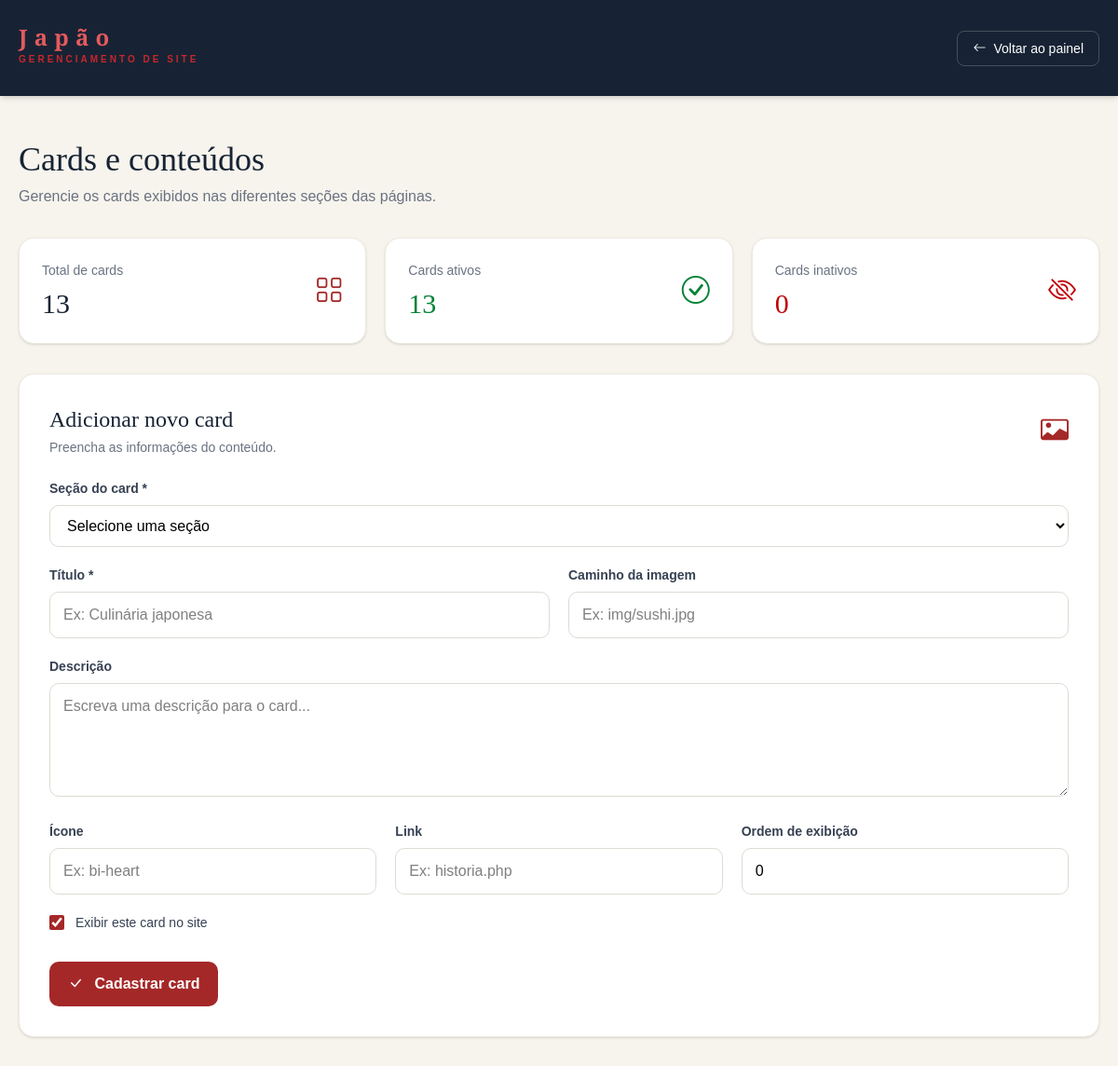
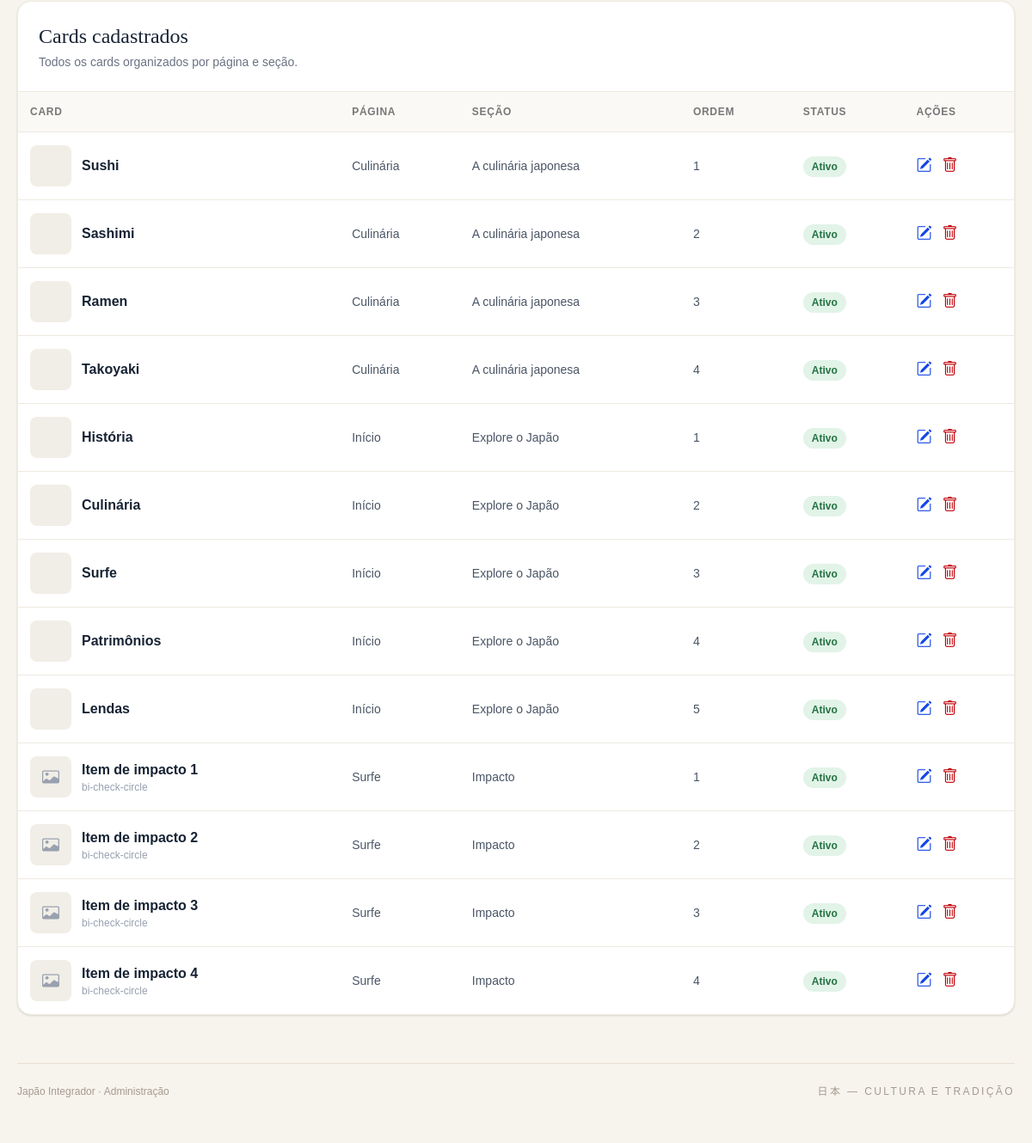
Screenshot of /assets/admin/cards.php (signed in) with the database file from the repository (2 pictures, top to bottom).
### tables this page shows
CREATE TABLE `cards` (
  `id` int(11) NOT NULL,
  `secao_id` int(11) NOT NULL,
  `titulo` varchar(120) NOT NULL,
  `descricao` text DEFAULT NULL,
  `imagem` varchar(255) DEFAULT NULL,
  `icone` varchar(50) DEFAULT NULL,
  `link` varchar(255) DEFAULT NULL,
  `ordem` int(11) NOT NULL DEFAULT 0,
  `ativo` tinyint(1) NOT NULL DEFAULT 1
);

CREATE TABLE `paginas` (
  `id` int(11) NOT NULL,
  `slug` varchar(60) NOT NULL,
  `titulo` varchar(150) NOT NULL,
  `hero_imagem` varchar(255) DEFAULT NULL,
  `hero_titulo` varchar(200) DEFAULT NULL,
  `hero_subtitulo` text DEFAULT NULL,
  `hero_kanji` varchar(20) DEFAULT NULL,
  `meta_descricao` varchar(255) DEFAULT NULL,
  `ativo` tinyint(1) NOT NULL DEFAULT 1,
  `atualizado_em` timestamp NULL DEFAULT current_timestamp() ON UPDATE current_timestamp()
);

CREATE TABLE `secoes` (
  `id` int(11) NOT NULL,
  `pagina_id` int(11) NOT NULL,
  `chave` varchar(60) NOT NULL,
  `titulo` varchar(150) DEFAULT NULL,
  `texto` text DEFAULT NULL,
  `imagem` varchar(255) DEFAULT NULL,
  `ordem` int(11) NOT NULL DEFAULT 0,
  `ativo` tinyint(1) NOT NULL DEFAULT 1
);

### assets/admin/cards.php (the view, shortened to what this page needs)
<?php
require_once __DIR__ . "/../../database/conexao.php";
function escapar($valor) {
    return htmlspecialchars((string)($valor ?? ""), ENT_QUOTES, "UTF-8");
}
$dadosEdicao = null;
$cards = $conn->query("
    SELECT
        cards.*,
        secoes.titulo AS nome_secao,
        secoes.chave AS chave_secao,
        paginas.titulo AS nome_pagina
    FROM cards
    INNER JOIN secoes ON secoes.id = cards.secao_id
    INNER JOIN paginas ON paginas.id = secoes.pagina_id
    ORDER BY paginas.titulo ASC, secoes.ordem ASC, cards.ordem ASC
");
$totalCards = $conn->query("SELECT COUNT(*) AS total FROM cards")->fetch_assoc()["total"];
$totalAtivos = $conn->query("SELECT COUNT(*) AS total FROM cards WHERE ativo = 1")->fetch_assoc()["total"];
$totalInativos = $conn->query("SELECT COUNT(*) AS total FROM cards WHERE ativo = 0")->fetch_assoc()["total"];
?>
<!DOCTYPE html>
<html lang="pt-BR">
<head>
    <link rel="stylesheet" href="../../src/output.css">
    <link rel="stylesheet" href="https://cdn.jsdelivr.net/npm/bootstrap-icons@1.11.3/font/bootstrap-icons.min.css">
</head>
<body class="min-h-screen">
    <header class="bg-[#172334] text-white shadow-md">
        <div class="mx-auto flex max-w-7xl flex-wrap items-center justify-between gap-4 px-5 py-5">
            <div>
                <h1 class="mt-1 text-2xl font-bold tracking-[0.3em] text-[#e45a5e]">
                    Japão
                </h1>
                <p class="mb-3 text-[10px] font-bold uppercase tracking-[0.3em] text-[#c9272c]">
                    Gerenciamento de site
                </p>
            </div>
            <a href="index.php" class="inline-flex items-center gap-2 rounded-lg border border-white/20 px-4 py-2 text-sm transition hover:bg-white/10">
                <i class="bi bi-arrow-left"></i>
                Voltar ao painel
            </a>
        </div>
    </header>
    <main class="max-w-7xl mx-auto px-5 py-10">
        <div class="mb-8">
            <h2 class="text-4xl text-[#172334] mt-2">
                Cards e conteúdos
            </h2>
            <p class="text-gray-500 mt-2">
                Gerencie os cards exibidos nas diferentes seções das páginas.
            </p>
        </div>
        <div class="grid grid-cols-1 sm:grid-cols-3 gap-5 mb-8">
            <div class="bg-white rounded-2xl p-6 shadow-sm border border-[#eeeae1]">
                <div class="flex justify-between items-center">
                    <div>
                        <p class="text-sm text-gray-500">Total de cards</p>
                        <h3 class="text-3xl text-[#172334] mt-2">
                            <?= escapar($totalCards) ?>
                        </h3>
                    </div>
                    <i class="bi bi-grid text-3xl text-[#a52828]"></i>
                </div>
            </div>
            <div class="bg-white rounded-2xl p-6 shadow-sm border border-[#eeeae1]">
                <div class="flex justify-between items-center">
                    <div>
                        <p class="text-sm text-gray-500">Cards ativos</p>
                        <h3 class="text-3xl text-green-700 mt-2">
                            <?= escapar($totalAtivos) ?>
                        </h3>
                    </div>
                    <i class="bi bi-check-circle text-3xl text-green-700"></i>
                </div>
            </div>
            <div class="bg-white rounded-2xl p-6 shadow-sm border border-[#eeeae1]">
                <div class="flex justify-between items-center">
                    <div>
                        <p class="text-sm text-gray-500">Cards inativos</p>
                        <h3 class="text-3xl text-red-700 mt-2">
                            <?= escapar($totalInativos) ?>
                        </h3>
                    </div>
                    <i class="bi bi-eye-slash text-3xl text-red-700"></i>
                </div>
            </div>
        </div>
        <section class="bg-white rounded-2xl shadow-sm border border-[#eeeae1] p-6 md:p-8 mb-8">
            <div class="flex items-center justify-between mb-6">
                <div>
                    <h3 class="text-2xl text-[#172334]">
                        <?= $dadosEdicao ? "Editar card" : "Adicionar novo card" ?>
                    </h3>
                    <p class="text-sm text-gray-500 mt-1">
                        Preencha as informações do conteúdo.
                    </p>
                </div>
                <i class="bi bi-card-image text-3xl text-[#a52828]"></i>
            </div>
            <form method="POST" action="cards.php" class="space-y-5">
                <div>
                    <label class="block text-sm font-semibold text-gray-700 mb-2">
                        Seção do card *
                    </label>
                    <select name="secao_id" class="campo" required>
                        <option value="">Selecione uma seção</option>
                    </select>
                </div>
                <div class="grid grid-cols-1 md:grid-cols-2 gap-5">
                    <div>
                        <label class="block text-sm font-semibold text-gray-700 mb-2">
                            Título *
                        </label>
                        <input
                            type="text"
                            name="titulo"
                            class="campo"
                            maxlength="120"
                            placeholder="Ex: Culinária japonesa"
                            value="<?= escapar($dadosEdicao["titulo"] ?? "") ?>"
                            required
                        >
                    </div>
                    <div>
                        <label class="block text-sm font-semibold text-gray-700 mb-2">
                            Caminho da imagem
                        </label>
                        <input
                            type="text"
                            name="imagem"
                            class="campo"
                            placeholder="Ex: img/sushi.jpg"
                            value="<?= escapar($dadosEdicao["imagem"] ?? "") ?>"
                        >
                    </div>
                </div>
                <div>
                    <label class="block text-sm font-semibold text-gray-700 mb-2">
                        Descrição
                    </label>
                    <textarea
                        name="descricao"
                        rows="4"
                        class="campo"
                        placeholder="Escreva uma descrição para o card..."
                    ><?= escapar($dadosEdicao["descricao"] ?? "") ?></textarea>
                </div>
                <div class="grid grid-cols-1 md:grid-cols-3 gap-5">
                    <div>
                        <label class="block text-sm font-semibold text-gray-700 mb-2">
                            Ícone
                        </label>
                        <input
                            type="text"
                            name="icone"
                            class="campo"
                            placeholder="Ex: bi-heart"
                            value="<?= escapar($dadosEdicao["icone"] ?? "") ?>"
                        >
                    </div>
                    <div>
                        <label class="block text-sm font-semibold text-gray-700 mb-2">
                            Link
                        </label>
                        <input
                            type="text"
                            name="link"
                            class="campo"
                            placeholder="Ex: historia.php"
                            value="<?= escapar($dadosEdicao["link"] ?? "") ?>"
                        >
                    </div>
                    <div>
                        <label class="block text-sm font-semibold text-gray-700 mb-2">
                            Ordem de exibição
                        </label>
                        <input
                            type="number"
                            name="ordem"
                            class="campo"
                            value="<?= escapar($dadosEdicao["ordem"] ?? 0) ?>"
                        >
                    </div>
                </div>
                <div class="flex items-center gap-3">
                    <input
                        type="checkbox"
                        name="ativo"
                        id="ativo"
                        class="w-4 h-4 accent-[#a52828]"
                        <?= (!isset($dadosEdicao) || !$dadosEdicao || $dadosEdicao["ativo"] == 1) ? "checked" : "" ?>
                    >
                    <label for="ativo" class="text-sm text-gray-700">
                        Exibir este card no site
                    </label>
                </div>
                <div class="flex flex-wrap gap-3 pt-3">
                    <button type="submit" name="salvar" class="botao-principal">
                        <i class="bi bi-check-lg mr-2"></i>
                        <?= $dadosEdicao ? "Salvar alterações" : "Cadastrar card" ?>
                    </button>
                </div>
            </form>
        </section>
        <section class="bg-white rounded-2xl shadow-sm border border-[#eeeae1] overflow-hidden">
            <div class="p-6 border-b border-[#eeeae1]">
                <h3 class="text-2xl text-[#172334]">Cards cadastrados</h3>
                <p class="text-sm text-gray-500 mt-1">
                    Todos os cards organizados por página e seção.
                </p>
            </div>
            <div class="overflow-x-auto">
                <table class="w-full tabela">
                    <thead class="bg-[#faf9f6]">
                        <tr>
                            <th>Card</th>
                            <th>Página</th>
                            <th>Seção</th>
                            <th>Ordem</th>
                            <th>Status</th>
                            <th>Ações</th>
                        </tr>
                    </thead>
                    <tbody>
                        <?php if ($cards && $cards->num_rows > 0): ?>
                            <?php while ($card = $cards->fetch_assoc()): ?>
                                <tr>
                                    <td>
                                        <div class="flex items-center gap-3">
                                            <?php if (!empty($card["imagem"])): ?>
                                                <div class="w-12 h-12 rounded-lg bg-[#f1eee7] overflow-hidden flex-shrink-0">
                                                </div>
                                            <?php else: ?>
                                                <div class="w-12 h-12 rounded-lg bg-[#f1eee7] flex items-center justify-center">
                                                    <i class="bi bi-card-image text-xl text-gray-400"></i>
                                                </div>
                                            <?php endif; ?>
                                            <div>
                                                <p class="font-semibold text-[#172334]">
                                                    <?= escapar($card["titulo"]) ?>
                                                </p>
                                                <?php if (!empty($card["icone"])): ?>
                                                    <p class="text-xs text-gray-400">
                                                        <?= escapar($card["icone"]) ?>
                                                    </p>
                                                <?php endif; ?>
                                            </div>
                                        </div>
                                    </td>
                                    <td class="text-sm text-gray-600">
                                        <?= escapar($card["nome_pagina"]) ?>
                                    </td>
                                    <td class="text-sm text-gray-600">
                                        <?= escapar($card["nome_secao"] ?: $card["chave_secao"]) ?>
                                    </td>
                                    <td class="text-sm text-gray-600">
                                        <?= escapar($card["ordem"]) ?>
                                    </td>
                                    <td>
                                        <?php if ($card["ativo"] == 1): ?>
                                            <span class="status-ativo">Ativo</span>
                                        <?php else: ?>
                                            <span class="status-inativo">Inativo</span>
                                        <?php endif; ?>
                                    </td>
                                    <td>
                                        <div class="flex items-center gap-3">
                                            <a
                                                href="cards.php?editar=<?= escapar($card["id"]) ?>"
                                                class="text-blue-700 hover:text-blue-900"
                                                title="Editar"
                                            >
                                                <i class="bi bi-pencil-square text-lg"></i>
                                            </a>
                                            <form
                                                method="POST"
                                                action="cards.php"
                                                onsubmit="return confirm('Tem certeza que deseja excluir este card?');"
                                            >
                                                <button
                                                    type="submit"
                                                    name="excluir"
                                                    value="<?= escapar($card["id"]) ?>"
                                                    class="text-red-700 hover:text-red-900"
                                                    title="Excluir"
                                                >
                                                    <i class="bi bi-trash text-lg"></i>
                                                </button>
                                            </form>
                                        </div>
                                    </td>
                                </tr>
                            <?php endwhile; ?>
                        <?php endif; ?>
                    </tbody>
                </table>
            </div>
        </section>
        <footer class="mt-14 border-t border-[#e8dfd2] py-6">
            <div class="flex flex-col justify-between gap-3 text-xs text-[#a69a90] sm:flex-row">
                <p>Japão Integrador · Administração</p>
                <p class="tracking-[0.2em]">
                    日本 — CULTURA E TRADIÇÃO
                </p>
            </div>
        </footer>
    </main>
</body>
</html>

### rows the page displays
cards: titulo "Sushi", paginas.titulo "Culinária", secao.titulo "A culinária japonesa", ordem "1", ativo "Ativo", escapar($card["id"]) 6 (drawn)
cards: titulo "Sashimi", paginas.titulo "Culinária", secao.titulo "A culinária japonesa", ordem "2", ativo "Ativo", escapar($card["id"]) 7 (drawn)
cards: titulo "Ramen", paginas.titulo "Culinária", secao.titulo "A culinária japonesa", ordem "3", ativo "Ativo", escapar($card["id"]) 8 (drawn)
cards: titulo "Takoyaki", paginas.titulo "Culinária", secao.titulo "A culinária japonesa", ordem "4", ativo "Ativo", escapar($card["id"]) 9 (drawn)
cards: titulo "História", paginas.titulo "Início", secao.titulo "Explore o Japão", ordem "1", ativo "Ativo"
cards: titulo "Culinária", paginas.titulo "Início", secao.titulo "Explore o Japão", ordem "2", ativo "Ativo"
cards: titulo "Surfe", paginas.titulo "Início", secao.titulo "Explore o Japão", ordem "3", ativo "Ativo"
cards: titulo "Patrimônios", paginas.titulo "Início", secao.titulo "Explore o Japão", ordem "4", ativo "Ativo"
cards: titulo "Lendas", paginas.titulo "Início", secao.titulo "Explore o Japão", ordem "5", ativo "Ativo"
cards: titulo "Item de impacto 1", icone "bi-check-circle", paginas.titulo "Surfe", secao.titulo "Impacto", ordem "1", ativo "Ativo", escapar($card["id"]) 10 (drawn)
cards: titulo "Item de impacto 2", icone "bi-check-circle", paginas.titulo "Surfe", secao.titulo "Impacto", ordem "2", ativo "Ativo", escapar($card["id"]) 11 (drawn)
cards: titulo "Item de impacto 3", icone "bi-check-circle", paginas.titulo "Surfe", secao.titulo "Impacto", ordem "3", ativo "Ativo", escapar($card["id"]) 12 (drawn)
cards: titulo "Item de impacto 4", icone "bi-check-circle", paginas.titulo "Surfe", secao.titulo "Impacto", ordem "4", ativo "Ativo", escapar($card["id"]) 13 (drawn)

### other values shown
escapar($totalCards) "13"
escapar($totalAtivos) "13"
escapar($totalInativos) "0"
